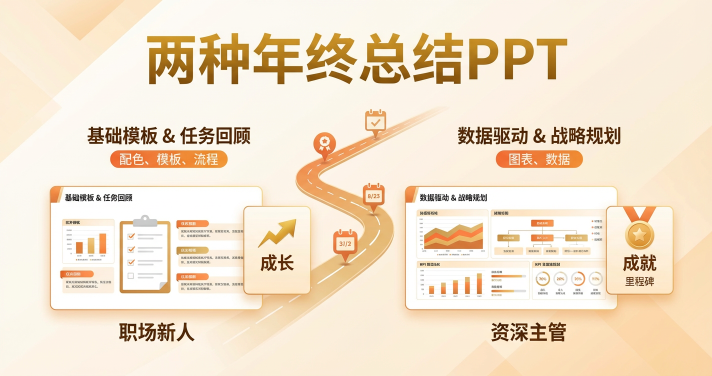
#> input picture 002-迁移功能深入调整/006-01-博客内容创作/draft-code/generated-images/generated_image_073710e5-ada3-4cb0-8af8-1c478db4091d.png, 1424 x 752 px (shown at 1/2 size); its folder holds only this picture in this run
$ python -i generator.py   (imports and definitions only)
#> lines starting #> are read from the running program, lines starting #| are printed output that depends on the picture
"""封面生成模块"""
import subprocess
import threading
from pathlib import Path
from typing import List

from PIL import Image

LIBREOFFICE_PATH = '/Applications/LibreOffice.app/Contents/MacOS/soffice'

# LibreOffice 不支持并发，使用锁
_libreoffice_lock = threading.Lock()


class CoverGenerator:
    def __init__(self, webp_quality: int = 85):
        self.webp_quality = webp_quality

    # [22 lines left out: function export_slides, not called in this run]

    def generate_cover(self, png_path: str, output_path: str) -> bool:
        """
        生成列表页封面 (640×360, 16:9 裁切)
        """
#> called with output_path = 'out.png'
        try:
            img = Image.open(png_path)
#> img is the input picture: PIL image 1424x752 RGB; mean R, G, B 243.1, 226.5, 204.2
            img = self._crop_to_16_9(img)
            img = img.resize((640, 360), Image.Resampling.LANCZOS)
            img.save(output_path, 'WEBP', quality=self.webp_quality)
            return True
        except Exception:
            return False

    # [23 lines left out: function generate_preview, not called in this run]

    def _crop_to_16_9(self, img: Image.Image) -> Image.Image:
        """居中裁切为 16:9"""
        target_ratio = 16 / 9
        current_ratio = img.width / img.height
#> current_ratio = 1.89

        if current_ratio > target_ratio:
            # 太宽，裁左右
            new_width = int(img.height * target_ratio)
#> new_width = 1336
            left = (img.width - new_width) // 2
#> left = 44
            return img.crop((left, 0, left + new_width, img.height))
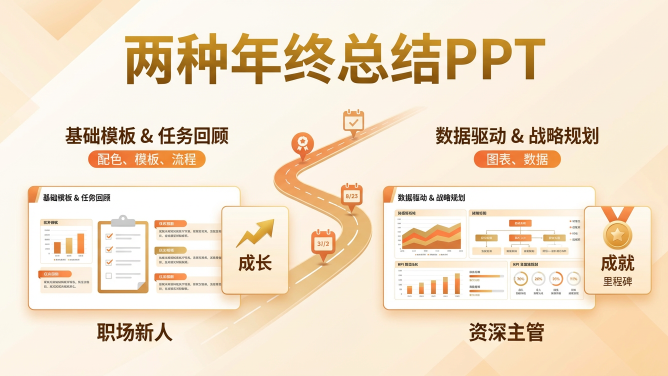
#> returned value: PIL image 1336x752 RGB (shown at 1/2 size); mean R, G, B 242.6, 225.8, 203.5
        else:
            # 太高，裁上下
            new_height = int(img.width / target_ratio)
            top = (img.height - new_height) // 2
            return img.crop((0, top, img.width, top + new_height))

>>> result = CoverGenerator().generate_cover('../../../../002-迁移功能深入调整/006-01-博客内容创作/draft-code/generated-images/generated_image_073710e5-ada3-4cb0-8af8-1c478db4091d.png', 'out.png')
#> in generate_cover, `img = img.resize((640, 360), Image.Resampling.LANCZOS)`:
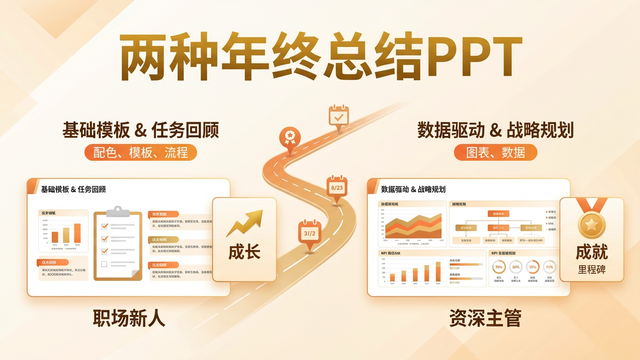
#> img: PIL image 640x360 RGB; mean R, G, B 242.5, 225.8, 203.6

$ run again, on 002-迁移功能深入调整/006-01-博客内容创作/draft-code/generated-images/generated_image_b1948f74-1f8e-4f20-85dc-ff91c474b3cf.png
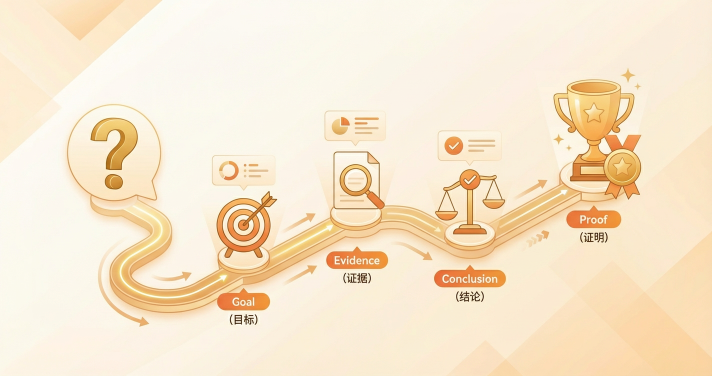
#> input picture 002-迁移功能深入调整/006-01-博客内容创作/draft-code/generated-images/generated_image_b1948f74-1f8e-4f20-85dc-ff91c474b3cf.png, 1424 x 752 px (shown at 1/2 size)
#> in generate_cover, img is the input picture: PIL image 1424x752 RGB; mean R, G, B 248.1, 231, 205.2
#> in _crop_to_16_9, `return img.crop((left, 0, left + new_width, img.height))`:
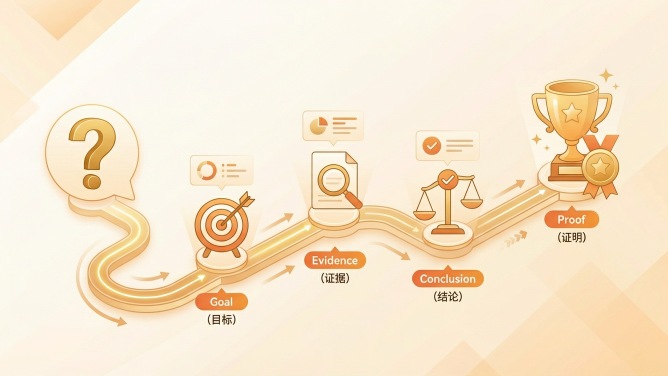
#> returned value: PIL image 1336x752 RGB (shown at 1/2 size); mean R, G, B 247.9, 230.7, 204.8
#> in generate_cover, `img = img.resize((640, 360), Image.Resampling.LANCZOS)`:
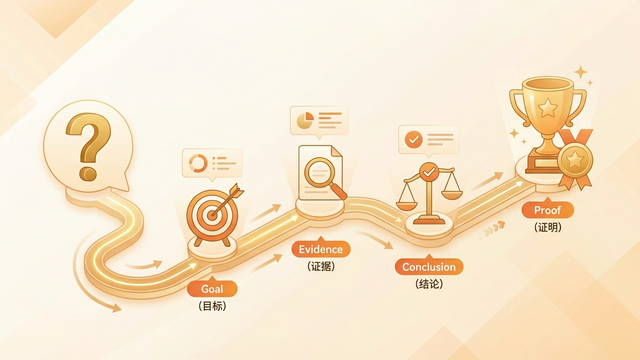
#> img: PIL image 640x360 RGB; mean R, G, B 247.8, 230.7, 204.8
